Frame 1 (no input): blank canvas, image omitted
Frame 60 (the mouse pressed at the canvas centre just before this capture): blank canvas, image omitted
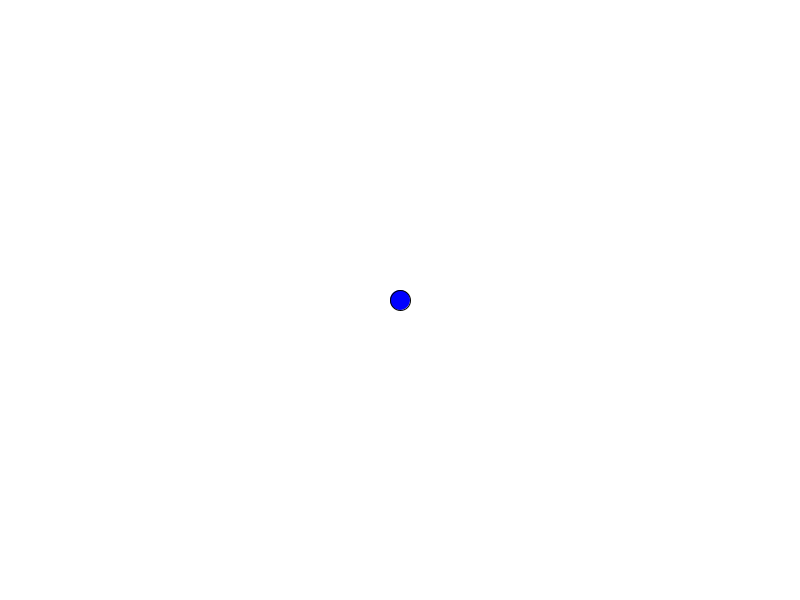
Frame 120 (the mouse held since frame 60 and released just before this capture)

The Processing sketch whose frames 1 and 60 were blank and that drew this single picture after the mouse press (run headless with seeded random() and noise(); from frame 60 on, the mouse is pressed at the canvas centre):

// Processing sketch: mouseLocations
// ── mouseLocations.pde
int circleX;
int circleY;
int radius; 

void setup(){
  size(800, 600);
  radius = 20;
}

void draw() {
  background(255);
  circleX = mouseX; 
  circleY = mouseY;
  
  if (circleX < width/2) {
    if (circleY < height/2) {
      fill(255);
    } else {
      fill(255, 0, 0);
    }
  } else {
    if (circleY < height/2) { 
      fill(0, 255, 0);
    } else {
      fill(0, 0, 255);
    }
  }
  
  ellipse(circleX, circleY, radius, radius);
}
